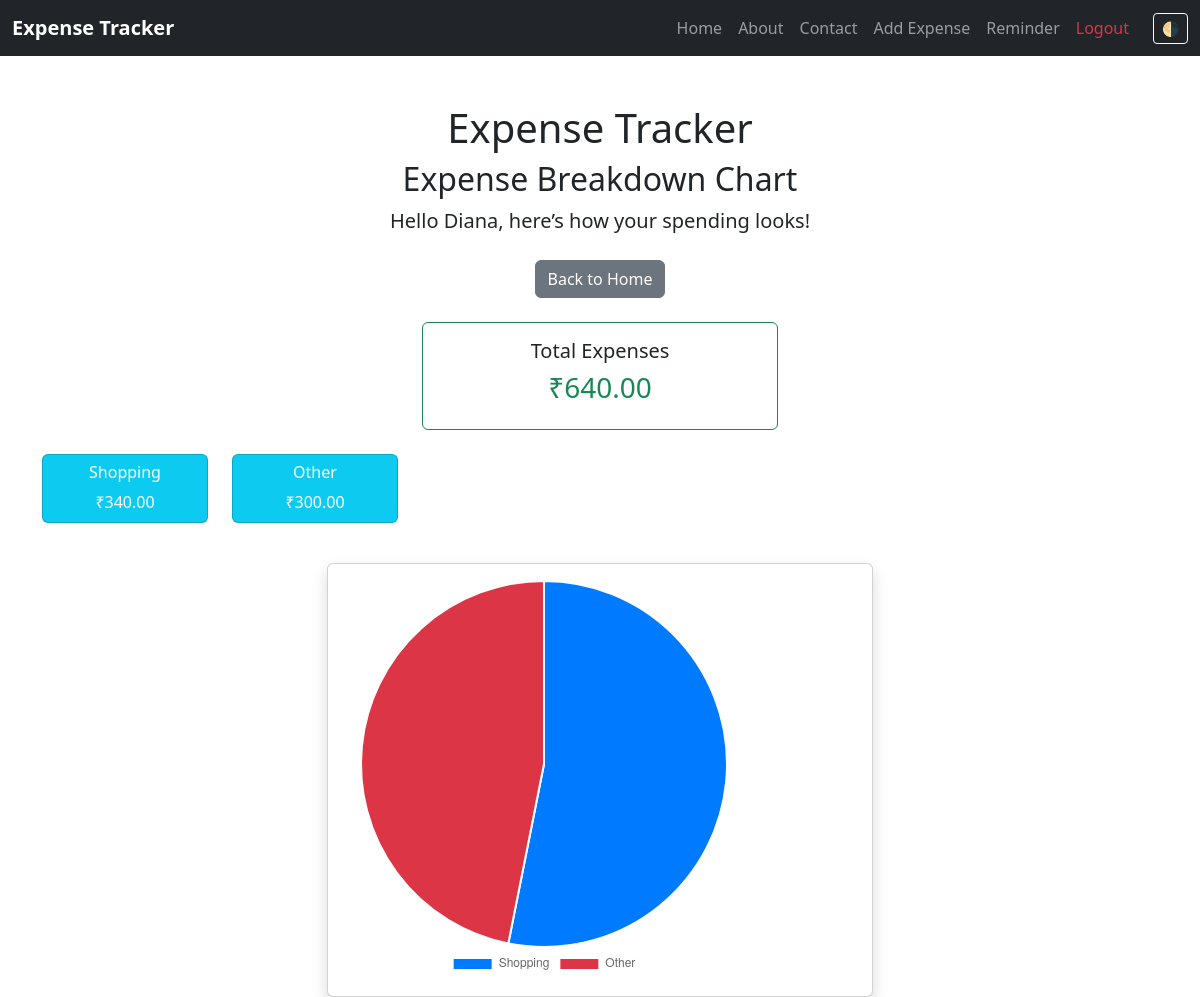
The app's page /chart (signed in) with its own data.
### app.py (models this page shows)
class User(db.Model, UserMixin):
    id = db.Column(db.Integer, primary_key=True)
    username = db.Column(db.String(100), nullable=False, unique=True)
    password = db.Column(db.String(100), nullable=False)
    reminders = db.relationship('Reminder', backref='user', lazy=True)
    expenses = db.relationship('Expense', backref='user', lazy=True)

class Expense(db.Model):
    id = db.Column(db.Integer, primary_key=True)
    amount = db.Column(db.Float, nullable=False)
    description = db.Column(db.String(255), nullable=False)
    date = db.Column(db.Date, nullable=False)
    category = db.Column(db.String(50), nullable=False)
    user_id = db.Column(db.Integer, db.ForeignKey('user.id'), nullable=False)

### app.py (the view)
@app.route('/chart')
@login_required
def chart():
    expenses = Expense.query.filter_by(user_id=current_user.id).all()
    category_totals = {}
    for exp in expenses:
        category_totals[exp.category] = category_totals.get(exp.category, 0) + exp.amount
    total = sum(category_totals.values())
    return render_template('chart.html', category_totals=category_totals, total=total)

### app.py (called while the page is built)
@login_manager.user_loader
def load_user(user_id):
    return User.query.get(int(user_id))

### templates/chart.html (shortened to what this page needs)
{% extends 'base.html' %}
{% block content %}
<div class="container mt-5">
    <div class="text-center mb-4">
        <h1>Expense Tracker</h1>
        <h2>Expense Breakdown Chart</h2>
        <p class="lead">Hello {{ current_user.username }}, here’s how your spending looks!</p>
    </div>
    <div class="text-center mb-4">
        <a href="{{ url_for('home') }}" class="btn btn-secondary">Back to Home</a>
    </div>
    {% if category_totals %}
    <div class="row text-center mb-4">
        <div class="col-md-4 offset-md-4">
            <div class="card border-success">
                <div class="card-body">
                    <h5 class="card-title">Total Expenses</h5>
                    <h3 class="text-success">₹{{ '%.2f' % total }}</h3>
                </div>
            </div>
        </div>
    </div>
    <div class="row mb-4">
        {% for cat, amt in category_totals.items() %}
        <div class="col-md-2">
            <div class="card text-white bg-info mb-3">
                <div class="card-body p-2">
                    <h6 class="card-title text-center">{{ cat }}</h6>
                    <p class="card-text text-center mb-0">₹{{ '%.2f' % amt }}</p>
                </div>
            </div>
        </div>
        {% endfor %}
    </div>
    <div class="row justify-content-center">
        <div class="col-md-6">
            <div class="card shadow">
                <div class="card-body">
                    <canvas id="expenseChart" width="400" height="400"></canvas>
                </div>
            </div>
        </div>
    </div>
    {% else %}
    <p class="text-center mt-4">No expenses recorded to visualize.</p>
    {% endif %}
</div>
{% if category_totals %}
<script>
    const ctx = document.getElementById('expenseChart').getContext('2d');
    const chart = new Chart(ctx, {
        type: 'pie',
        data: {
            labels: {{ category_totals.keys() | list | safe }},
            datasets: [{
                label: 'Expenses by Category',
                data: {{ category_totals.values() | list | safe }},
                backgroundColor: [
                    '#007bff', '#dc3545', '#ffc107', '#28a745', '#6f42c1', '#fd7e14'
                ],
                borderColor: '#fff',
                borderWidth: 2
            }]
        },
        options: {
            responsive: false,
            animation: {
                duration: 0,
                animateRotate: false,
                animateScale: false,
            },
            hover: {
                animationDuration: 0,
            },
            plugins: {
                legend: {
                    position: 'bottom'
                }
            },
            events: []
        }
    });
</script>
{% endif %}
{% endblock %}

### records on screen
User: username "Diana"
Expense: category "Shopping", amount "340.00"
Expense: category "Other", amount "300.00"

### other values on screen
{{ '%.2f' % total }} "640.00"
chart data {{ category_totals.keys() | list | safe }} ['Shopping', 'Other']
chart data {{ category_totals.values() | list | safe }} [340.0, 300.0]
